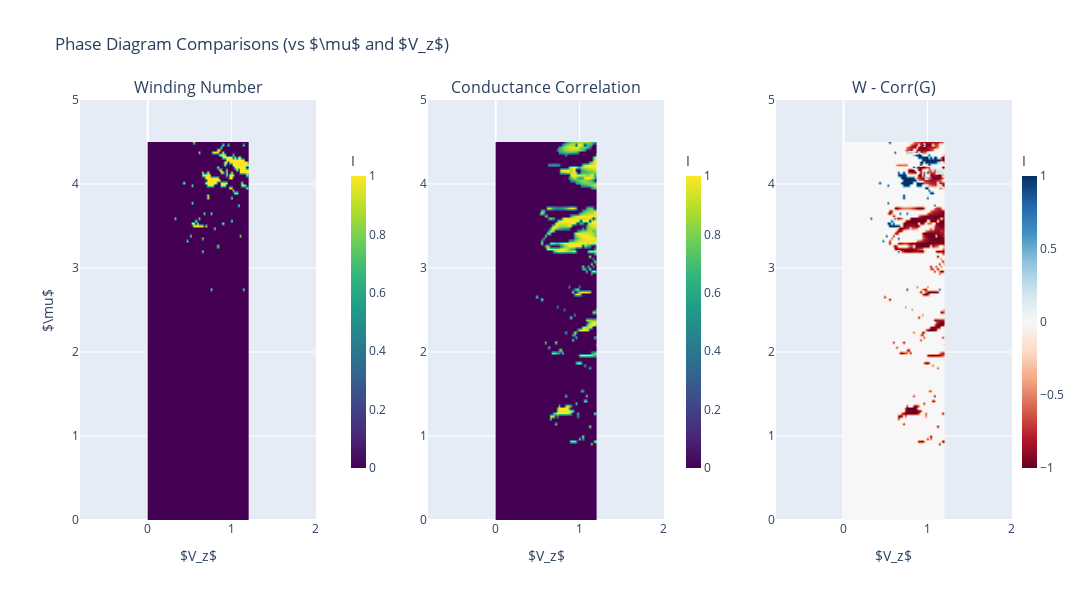

Notebook source saved alongside this figure:
### Code cell
from plotly.subplots import make_subplots

# --- 1. Define Data ---
mu_1 = pdi_arr[:, 0]
V_z_1 = pdi_arr[:, 1]
z_1 = filter_pdi(pdi_arr[:, 2])

mu_2 = params_list[:, 1]
V_z_2 = params_list[:, 2]
z_2 = corrs

mu_3 = params_list[:, 1]
V_z_3 = params_list[:, 2]
z_3 = I - corrs

# --- 2. Initialize Subplots (Without shared_yaxes) ---
fig = make_subplots(
    rows=1, cols=3,
    subplot_titles=(
        'Winding Number', 
        'Conductance Correlation', 
        'W - Corr(G)'
    ),
    horizontal_spacing=0.12  # Increased spacing to make room for Y-ticks on all plots
)

# --- 3. Add Traces ---
# Trace 1
fig.add_trace(go.Contour(
    x=V_z_1, y=mu_1, z=z_1,
    colorscale='Viridis', ncontours=100, line_width=0,
    contours=dict(coloring='heatmap', showlines=False),
    colorbar=dict(title='I', x=0.28, len=0.8, thickness=15)
), row=1, col=1)

# Trace 2
fig.add_trace(go.Contour(
    x=V_z_2, y=mu_2, z=z_2,
    colorscale='Viridis', ncontours=100, line_width=0,
    contours=dict(coloring='heatmap', showlines=False),
    colorbar=dict(title='I', x=0.64, len=0.8, thickness=15)
), row=1, col=2)

# Trace 3
fig.add_trace(go.Contour(
    x=V_z_3, y=mu_3, z=z_3,
    colorscale='RdBu', ncontours=100, line_width=0,
    contours=dict(coloring='heatmap', showlines=False),
    colorbar=dict(title='I', x=1.0, len=0.8, thickness=15)
), row=1, col=3)

# --- 4. Update Layout and Linked Axes ---
# --- 4. Update Layout and Linked Axes ---
fig.update_layout(
    title_text='Phase Diagram Comparisons (vs $\mu$ and $V_z$)',
    width=1400,
    height=600,
    showlegend=False
)

# Link all X and Y axes together, force ticks, set limits, and lock aspect ratio
for i in range(1, 4):
    # 1. Update X axes: Add your specific limits using `range`
    fig.update_xaxes(
        title_text='$V_z$', 
        row=1, col=i, 
        matches='x', 
        showticklabels=True,
        range=[0.0, 1.2]   # <--- SET YOUR X-AXIS LIMITS HERE
    )
    
    # 2. Update Y axes: Add `range`, `scaleanchor`, and `scaleratio`
    # (scaleanchor="x" inside this loop automatically anchors to the correct subplot's x-axis)
    if i == 1:
        fig.update_yaxes(
            title_text='$\mu$', 
            row=1, col=i, 
            matches='y', 
            showticklabels=True,
            range=[0.0, 5.0],   # <--- SET YOUR Y-AXIS LIMITS HERE
            scaleanchor="x",    # <--- LOCKS ASPECT RATIO TO X-AXIS
            scaleratio=1        # <--- 1:1 RATIO (change if you want it skewed)
        )
    else:
        fig.update_yaxes(
            row=1, col=i, 
            matches='y', 
            showticklabels=True,
            range=[0.0, 5.0],   # <--- SET YOUR Y-AXIS LIMITS HERE
            scaleanchor="x",    # <--- LOCKS ASPECT RATIO TO X-AXIS
            scaleratio=1        # <--- 1:1 RATIO
        )

fig.show()

# --- Min/Max Calculation Logic ---
iiidx = 4
#max_pos_diff_idx = np.where(z_3 == z_3.max())
#max_pos_diff = z_3[max_pos_diff_idx][iiidx]
#max_pos_diff_mu = mu_3[max_pos_diff_idx][iiidx]
#max_pos_diff_Vz = V_z_3[max_pos_diff_idx][iiidx]
#
#max_neg_diff_idx = np.where(z_3 == z_3.min())
#max_neg_diff = z_3[max_neg_diff_idx]  
#max_neg_diff_mu = mu_3[max_neg_diff_idx]  
#max_neg_diff_Vz = V_z_3[max_neg_diff_idx] 

print(f"Max positive Difference: diff: {max_pos_diff}| mu: {max_pos_diff_mu}| Vz: {max_pos_diff_Vz}")
print(f"Max negative Difference: diff: {max_neg_diff}| mu: {max_neg_diff_mu}| Vz: {max_neg_diff_Vz}")

### Figure 1 — Plotly figure (JSON) as saved in the notebook; plotly's stock layout.template omitted (floating-point values rounded to 4 significant figures; data arrays with more than 128 entries replaced by an {"elided": "..."} marker saying what was removed)
{"data": [{"colorbar": {"len": 0.8, "thickness": 15, "title": {"text": "I"}, "x": 0.28}, "colorscale": [[0, "#440154"], [0.1111, "#482878"], [0.2222, "#3e4989"], [0.3333, "#31688e"], [0.4444, "#26828e"], [0.5556, "#1f9e89"], [0.6667, "#35b779"], [0.7778, "#6ece58"], [0.8889, "#b5de2b"], [1, "#fde725"]], "contours": {"coloring": "heatmap", "showlines": false}, "line": {"width": 0}, "ncontours": 100, "type": "contour", "x": {"elided": "9000 float values"}, "xaxis": "x", "y": {"elided": "9000 float values"}, "yaxis": "y", "z": {"elided": "9000 float values"}}, {"colorbar": {"len": 0.8, "thickness": 15, "title": {"text": "I"}, "x": 0.64}, "colorscale": [[0, "#440154"], [0.1111, "#482878"], [0.2222, "#3e4989"], [0.3333, "#31688e"], [0.4444, "#26828e"], [0.5556, "#1f9e89"], [0.6667, "#35b779"], [0.7778, "#6ece58"], [0.8889, "#b5de2b"], [1, "#fde725"]], "contours": {"coloring": "heatmap", "showlines": false}, "line": {"width": 0}, "ncontours": 100, "type": "contour", "x": {"elided": "9000 float values"}, "xaxis": "x2", "y": {"elided": "9000 float values"}, "yaxis": "y2", "z": {"elided": "9000 float values"}}, {"colorbar": {"len": 0.8, "thickness": 15, "title": {"text": "I"}, "x": 1}, "colorscale": [[0, "rgb(103,0,31)"], [0.1, "rgb(178,24,43)"], [0.2, "rgb(214,96,77)"], [0.3, "rgb(244,165,130)"], [0.4, "rgb(253,219,199)"], [0.5, "rgb(247,247,247)"], [0.6, "rgb(209,229,240)"], [0.7, "rgb(146,197,222)"], [0.8, "rgb(67,147,195)"], [0.9, "rgb(33,102,172)"], [1, "rgb(5,48,97)"]], "contours": {"coloring": "heatmap", "showlines": false}, "line": {"width": 0}, "ncontours": 100, "type": "contour", "x": {"elided": "9000 float values"}, "xaxis": "x3", "y": {"elided": "9000 float values"}, "yaxis": "y3", "z": {"elided": "9000 float values"}}], "layout": {"annotations": [{"font": {"size": 16}, "showarrow": false, "text": "Winding Number", "x": 0.1267, "xanchor": "center", "xref": "paper", "y": 1, "yanchor": "bottom", "yref": "paper"}, {"font": {"size": 16}, "showarrow": false, "text": "Conductance Correlation", "x": 0.5, "xanchor": "center", "xref": "paper", "y": 1, "yanchor": "bottom", "yref": "paper"}, {"font": {"size": 16}, "showarrow": false, "text": "W - Corr(G)", "x": 0.8733, "xanchor": "center", "xref": "paper", "y": 1, "yanchor": "bottom", "yref": "paper"}], "height": 600, "showlegend": false, "title": {"text": "Phase Diagram Comparisons (vs $\\mu$ and $V_z$)"}, "width": 1400, "xaxis": {"anchor": "y", "domain": [0, 0.2533], "matches": "x", "range": [0, 1.2], "showticklabels": true, "title": {"text": "$V_z$"}}, "xaxis2": {"anchor": "y2", "domain": [0.3733, 0.6267], "matches": "x", "range": [0, 1.2], "showticklabels": true, "title": {"text": "$V_z$"}}, "xaxis3": {"anchor": "y3", "domain": [0.7467, 1], "matches": "x", "range": [0, 1.2], "showticklabels": true, "title": {"text": "$V_z$"}}, "yaxis": {"anchor": "x", "domain": [0, 1], "matches": "y", "range": [0, 5], "scaleanchor": "x", "scaleratio": 1, "showticklabels": true, "title": {"text": "$\\mu$"}}, "yaxis2": {"anchor": "x2", "domain": [0, 1], "matches": "y", "range": [0, 5], "scaleanchor": "x", "scaleratio": 1, "showticklabels": true}, "yaxis3": {"anchor": "x3", "domain": [0, 1], "matches": "y", "range": [0, 5], "scaleanchor": "x", "scaleratio": 1, "showticklabels": true}}}
